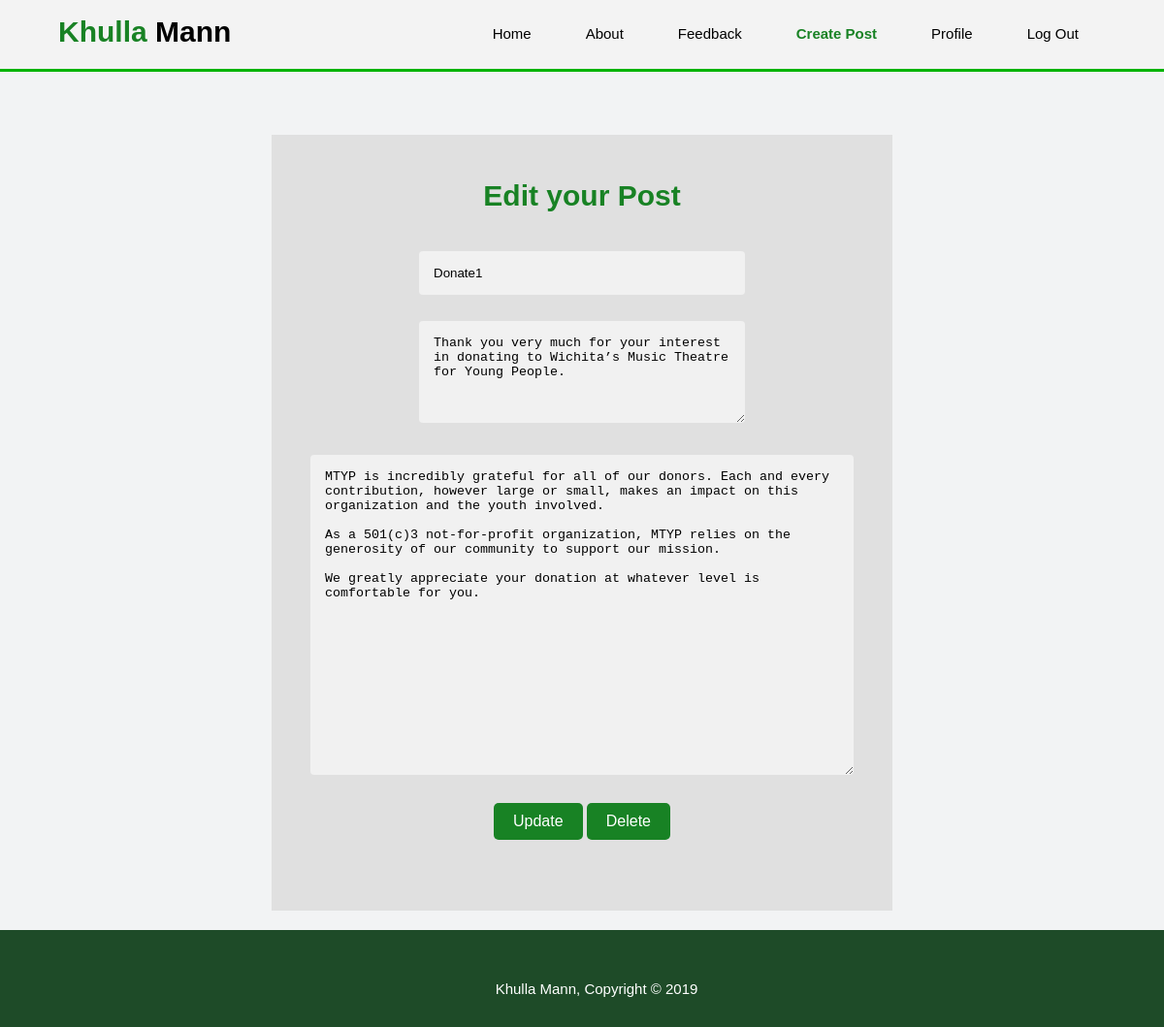
Before: /edit.php?edit=1 with the older database file.
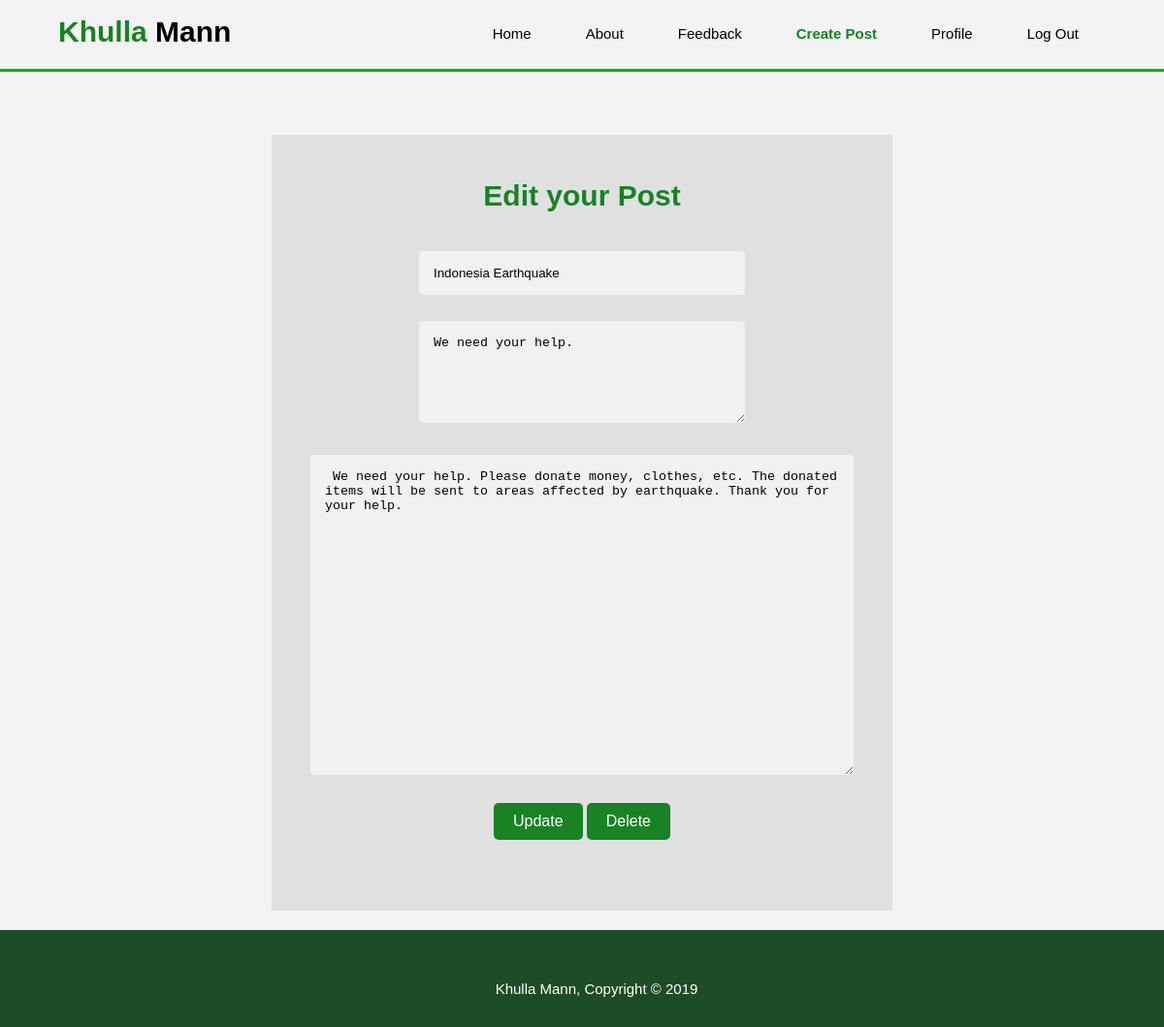
After: the same page with the newer database file.
### tables this page shows
CREATE TABLE `donation_post` (
  `post_id` int(11) NOT NULL,
  `file_path` text NOT NULL,
  `title` text NOT NULL,
  `bio` text NOT NULL,
  `description` text NOT NULL,
  `post_date` date NOT NULL,
  `post_time` time NOT NULL,
  `donee_id` int(11) DEFAULT NULL,
  `flag` tinyint(1) NOT NULL
);

### edit.php (the view, shortened to what this page needs)
<!DOCTYPE html>
<html>
<head>
  <link rel="stylesheet" type="text/css" href="src/css/NavigationBar.css">
  <link rel="stylesheet" type="text/css" href="src/css/createPost.css">
</head>
<body>
  <header>
  <div class="container">
      <div id="branding">
          <h1><span class="highlight">Khulla</span> Mann</h1>
      </div>
    <div class="navbar">
        <a href="DoneePage.php">Home</a>
        <a href="about.php">About</a>
        <a href="UserFeedback.php">Feedback</a>
        <a href="CreatePost.php" class="current">Create Post</a>
        <a href="DoneeProfile.php">Profile</a>
        <a href="logout.php">Log Out</a>
    </div>
  </div>
</header>
   <br><br>
   <div class="box">
     <h1>Edit your Post</h1>
     <?php
include'src/db/connection.php';
if (isset($_GET['edit'])) {
    $id = $_GET['edit'];
    $record = mysqli_query($conn, "SELECT COUNT(post_id) FROM donation_post WHERE post_id=$id");
    $rows = mysqli_fetch_array($record);
   $TotalRec=$rows['COUNT(post_id)'];
    $sql="SELECT * FROM donation_post WHERE post_id=$id";
    $result = $conn->query($sql);
    if ($TotalRec == 1 ) {
      $n = mysqli_fetch_array($result);
      $title = $n['title'];
      $description = $n['description'];
      $bio=$n['bio'];
    ?>
        <form method="POST" onsubmit="return validatePost()" action="src/db/postUpdate.php">
          <div class="post_field" align="center" style="height: 600px;">
              <label>
                 <input type="text" placeholder="Enter Title" name="title" id="title" onkeyup='return validatePost()' value="<?php echo $title;?>">
              </label>
              <label>
                 <textarea rows="5" id="bio" placeholder="Write your bio here..." name="bio" onkeyup='return validatePost()'><?php echo $bio;?></textarea>
              </label>
              <br>
              <label>
                <textarea rows="20" id="full" placeholder="Write full Description here..." name="description" onkeyup='return validatePost()'><?php echo $description;?></textarea>
              </label>
              <input type="submit" name="submit" class="register" value="Update">
              <input type="submit" name="delete" class="register" value="Delete">
          </div>
        </form>
<?php
}
}  ?>
      </div>
      <footer>
    <p>Khulla Mann, Copyright &copy; 2019</p>
  </footer>
</body>
</html>

Changed rows visible on the page:
changed donation_post: title "Donate1" → "Indonesia Earthquake"; bio "Thank you very much for your interest in donating to Wichita’s Music Theatre for Young People." → "We need your help."; description "MTYP is incredibly grateful for all of our donors. Each and every contribution, however large or small, makes an impact on this organization and the youth involved. As a 501(c)3 not-for-profit organization, MTYP relies on the generosity of our community to support our mission. We greatly appreciate your donation at whatever level is comfortable for you." → "We need your help. Please donate money, clothes, etc. The donated items will be sent to areas affected by earthquake. Thank you for your help."
